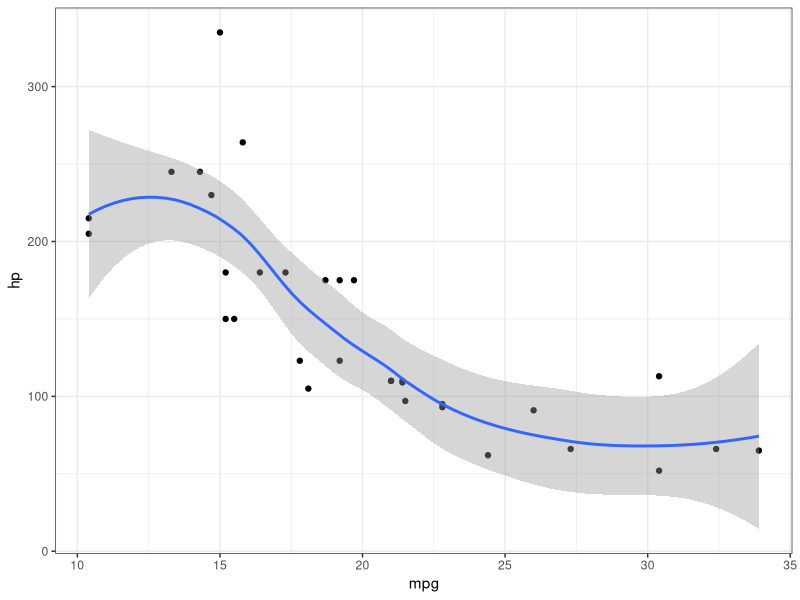

The R source for this figure:
## ---- chunk 1
knitr::opts_chunk$set(echo = FALSE)
## ---- chunk 2
# mike added some code here
library(tidyverse)
ggplot(mtcars, aes(mpg, hp)) +
    geom_point() +
    geom_smooth() +
    theme_bw()
